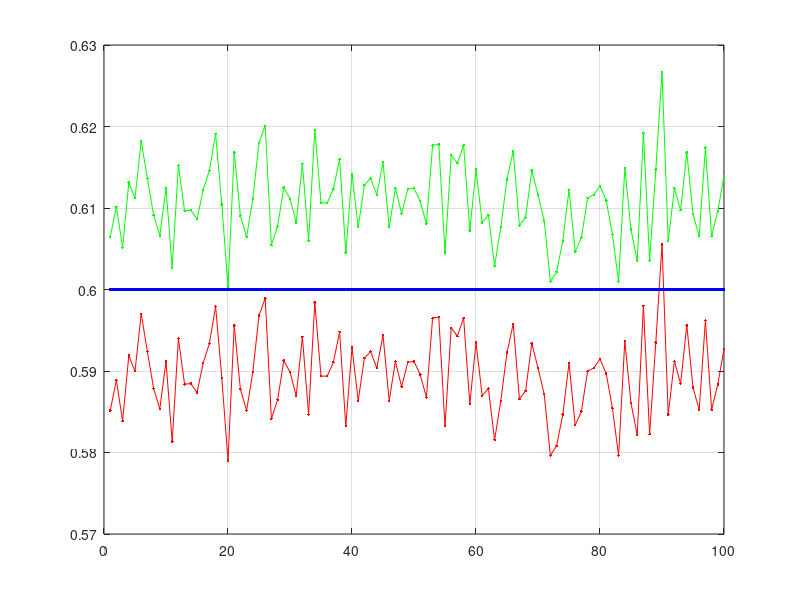

Write the MATLAB code that produced this figure.
clc
clear

a = 0;
b = 10;
t0 = 6;

F = unifcdf(t0, a, b)

g = 0.97;
T = norminv((1 + g) / 2);

n = 10 ^ 4;
m = 10 ^ 2;

y = unifrnd(a, b, n, m);


f = mean(y < t0);


dn = T * sqrt(f .* (1 - f) / n);
Il = f - dn;
Ir = f + dn;

x = 1:1:m;
x1 = 1:0.1:m;

plot(x, Il, "r.-", x, Ir, "g.-", x1, F, "b.-")
grid

l = sum(Il > F) + sum(Ir < F)